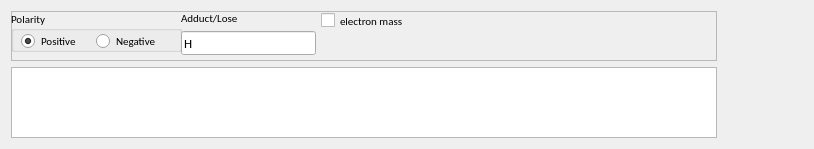
<?xml version="1.0" encoding="UTF-8"?>
<ui version="4.0">
 <class>IsotopeForm</class>
 <widget class="QWidget" name="IsotopeForm">
  <property name="geometry">
   <rect>
    <x>0</x>
    <y>0</y>
    <width>814</width>
    <height>149</height>
   </rect>
  </property>
  <property name="sizePolicy">
   <sizepolicy hsizetype="Preferred" vsizetype="Minimum">
    <horstretch>0</horstretch>
    <verstretch>0</verstretch>
   </sizepolicy>
  </property>
  <property name="font">
   <font>
    <family>Calibri</family>
   </font>
  </property>
  <property name="windowTitle">
   <string>Form</string>
  </property>
  <layout class="QHBoxLayout" name="horizontalLayout">
   <item>
    <layout class="QVBoxLayout" name="verticalLayout">
     <item>
      <widget class="QFrame" name="frame">
       <property name="minimumSize">
        <size>
         <width>0</width>
         <height>50</height>
        </size>
       </property>
       <property name="font">
        <font>
         <family>Calibri</family>
         <pointsize>10</pointsize>
        </font>
       </property>
       <property name="frameShape">
        <enum>QFrame::StyledPanel</enum>
       </property>
       <property name="frameShadow">
        <enum>QFrame::Raised</enum>
       </property>
       <widget class="QGroupBox" name="groupBox">
        <property name="geometry">
         <rect>
          <x>0</x>
          <y>0</y>
          <width>171</width>
          <height>41</height>
         </rect>
        </property>
        <property name="font">
         <font>
          <pointsize>8</pointsize>
         </font>
        </property>
        <property name="title">
         <string>Polarity</string>
        </property>
        <widget class="QWidget" name="layoutWidget">
         <property name="geometry">
          <rect>
           <x>10</x>
           <y>20</y>
           <width>144</width>
           <height>21</height>
          </rect>
         </property>
         <layout class="QHBoxLayout" name="horizontalLayout_3">
          <item>
           <widget class="QRadioButton" name="radioPositive">
            <property name="font">
             <font>
              <pointsize>8</pointsize>
             </font>
            </property>
            <property name="text">
             <string>Positive</string>
            </property>
            <property name="checked">
             <bool>true</bool>
            </property>
           </widget>
          </item>
          <item>
           <widget class="QRadioButton" name="radioNegative">
            <property name="font">
             <font>
              <pointsize>8</pointsize>
             </font>
            </property>
            <property name="text">
             <string>Negative</string>
            </property>
           </widget>
          </item>
         </layout>
        </widget>
       </widget>
       <widget class="QCheckBox" name="checkBox">
        <property name="geometry">
         <rect>
          <x>310</x>
          <y>0</y>
          <width>111</width>
          <height>19</height>
         </rect>
        </property>
        <property name="font">
         <font>
          <pointsize>8</pointsize>
         </font>
        </property>
        <property name="text">
         <string>electron mass</string>
        </property>
       </widget>
       <widget class="QWidget" name="layoutWidget">
        <property name="geometry">
         <rect>
          <x>170</x>
          <y>0</y>
          <width>135</width>
          <height>44</height>
         </rect>
        </property>
        <layout class="QVBoxLayout" name="verticalLayout_2">
         <item>
          <widget class="QLabel" name="label">
           <property name="font">
            <font>
             <pointsize>8</pointsize>
            </font>
           </property>
           <property name="text">
            <string>Adduct/Lose</string>
           </property>
          </widget>
         </item>
         <item>
          <widget class="QLineEdit" name="lineEdit">
           <property name="text">
            <string>H</string>
           </property>
          </widget>
         </item>
        </layout>
       </widget>
      </widget>
     </item>
     <item>
      <layout class="QHBoxLayout" name="horizontalLayout_2">
       <item>
        <widget class="QTreeView" name="treeView">
         <property name="sizePolicy">
          <sizepolicy hsizetype="Expanding" vsizetype="Preferred">
           <horstretch>0</horstretch>
           <verstretch>0</verstretch>
          </sizepolicy>
         </property>
         <property name="minimumSize">
          <size>
           <width>0</width>
           <height>40</height>
          </size>
         </property>
        </widget>
       </item>
      </layout>
     </item>
    </layout>
   </item>
   <item>
    <widget class="qtwidgets::MolWidget" name="molwidget" native="true">
     <property name="minimumSize">
      <size>
       <width>80</width>
       <height>20</height>
      </size>
     </property>
     <property name="font">
      <font>
       <family>Calibri</family>
      </font>
     </property>
    </widget>
   </item>
  </layout>
 </widget>
 <customwidgets>
  <customwidget>
   <class>qtwidgets::MolWidget</class>
   <extends>QWidget</extends>
   <header>molwidget.hpp</header>
   <container>1</container>
  </customwidget>
 </customwidgets>
 <resources/>
 <connections/>
</ui>
